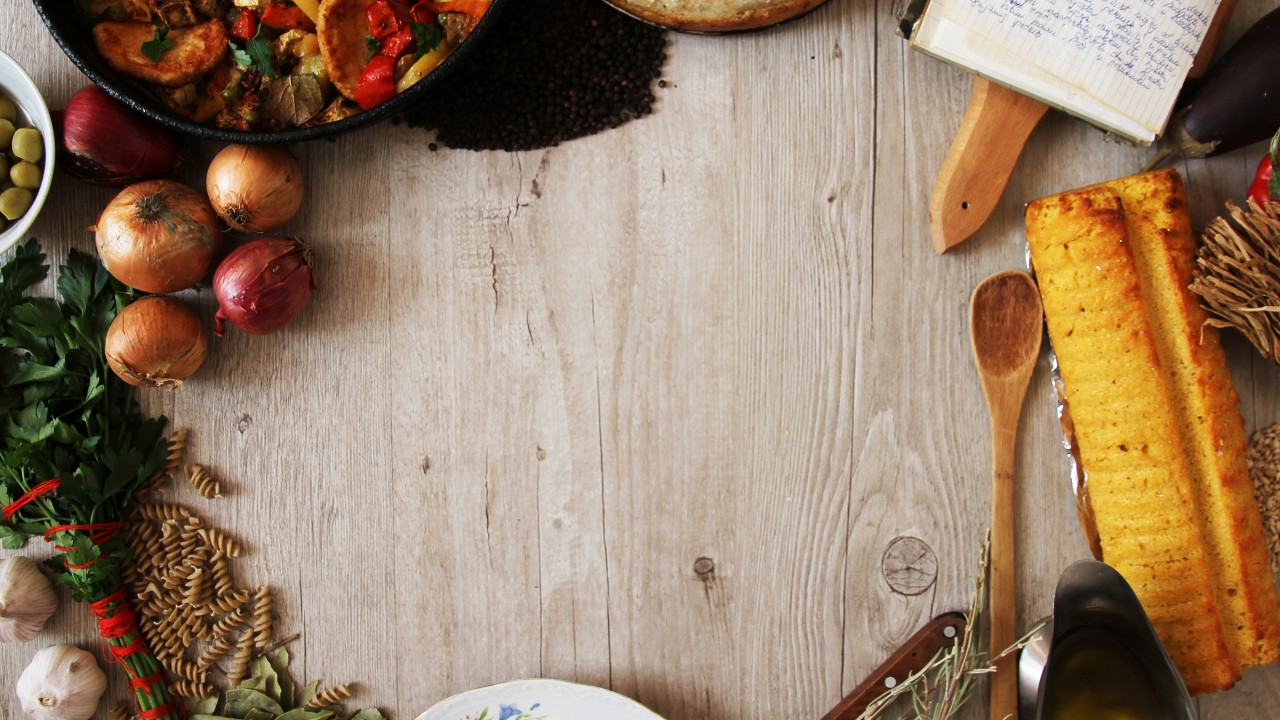
#> input picture Final project/images/background.png, 1280 x 720 px; its folder holds 5 pictures in this run
$ python -i NtuCanteenSys.py   (imports and definitions only)   (older library calls are emulated)
#> lines starting #> are read from the running program, lines starting #| are printed output that depends on the picture
import calendar #used to find the day of the week
import datetime #for system date and time
import tkinter as tk
from PIL import ImageTk, Image #for background image
from tkcalendar import Calendar #import Calendar which we use later to get Date input from user
from data import operating_hrs,id_to_store_mapping,full_operating_hrs  ##import dictionaries from data.py

current_hour= None

# The background images and the styling was done by Parthan
#======================================================================================================================================================================================================
# Author:Shyam
# Created:11/14/2019
# Purpose:Return a datetime object
def findDay(date):
    find_day = datetime.datetime.strptime(date, '%d %m %Y').weekday()
    return (calendar.day_name[find_day])
#======================================================================================================================================================================================================
# Author:Shyam
# Created:11/14/2019
# Purpose:Create a date and time label at the top left of a page
def Date_Time(win1):
    today = datetime.datetime.now()
    d_string = today.strftime("%d")
    justday = int(d_string)
    dt_string = today.strftime("%d/%m/%Y")
    current_time = today.strftime("%H:%M:%S")
    global current_hour
    current_hour = today.strftime("%H")
    label_date1 = tk.Label(win1, text="Date:",borderwidth=2, relief="solid").place(x=0,y=3)
    label_tm1 = tk.Label(win1, text="Time:",borderwidth=2, relief="solid").place(x=80, y=3)
    label_today1 = tk.Label(win1, text=dt_string,borderwidth=2, relief="solid").place(x=0, y=25)
    label_time1 = tk.Label(win1, text=current_time,borderwidth=2, relief="solid").place(x=80, y=25)

    return justday

#=======================================================================================================================================================================================================
# Author:Shyam & Kai Kiat
# Created: 11/14/2019
# Purpose: Create a frame with a calendar widget and datetime spinbox to allow user to key in desired datetime
# [346 lines left out: functions showOptionsOtherDays, show_list_of_avalble_store, convert_to_24hr, calculate, Today_Chosen, show_operating_hrs and 1 more, not called in this run]
#=====================================================================================================================================================================================================
# Author:Shyam
# Created:11/14/2019
# Purpose:Shows the first page of the program
def landing_page(win1):
    #-------------- Background Image--------------------------
    img = Image.open("./images/background.png")
#> img is the input picture: PIL image 1280x720 RGBA; mean R, G, B, A 148.9, 124.4, 101.9, 255
    img = img.resize((550,550), Image.ANTIALIAS)
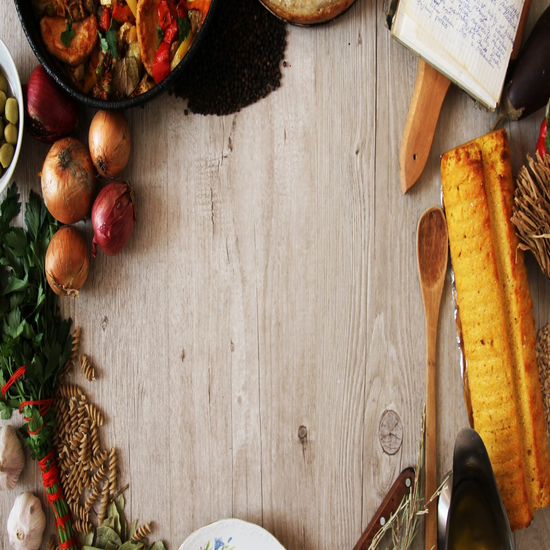
#> img: PIL image 550x550 RGBA; mean R, G, B, A 148.9, 124.4, 101.9, 255
    background_image = ImageTk.PhotoImage(img)
    background_label = tk.Label(win1, image=background_image)
    background_label.image = background_image
    background_label.place(x=0, y=0, relwidth=1, relheight=1)
    #---------------------------------------------------------
    win1.title("NTU Canteen System")
    to_display_date_and_time = Date_Time(win1)

    label_1 = tk.Label(win1, text="WELCOME TO NTU CANTEEN SYSTEM", width=34, font=("Times", 19,"bold italic"),borderwidth=2, relief="solid")
    label_1.place(x=10, y=80)
    Exit_button = tk.Button(win1,borderwidth=2, relief="solid", text="EXIT", width=20, font=("Times", 15),command=win1.destroy)
    Exit_button.place(x=120, y=400)
    Opt1_button = tk.Button(win1,borderwidth=2, relief="solid", text="Show Today's Options", width=20, font=("Times", 15),command=lambda:showOptionsToday(win1))
    Opt1_button.place(x=120, y=200)
    Opt2_button = tk.Button(win1,borderwidth=2, relief="solid", text="Show Options by Date", width=20, font=("Times",15),command=lambda:showOptionsOtherDays(win1))
    Opt2_button.place(x=120,y=250)
#=====================================================================================================================================================================================================
# Author:Kai Kiat
# Created:11/14/2019
# Purpose:Starts the app as well create an unresizable window
def main():
    win1=tk.Tk()
    win1.resizable(False, False)
    canvas=tk.Canvas(win1,height=500,width=500)
    canvas.pack()
    landing_page(win1)
    win1.mainloop()

# [2 lines not run here, left out]


>>> result = main()
